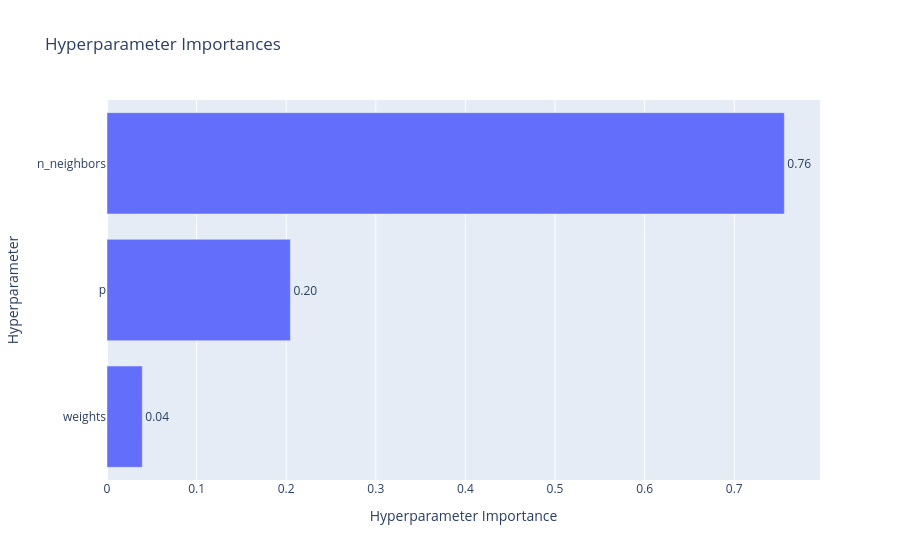
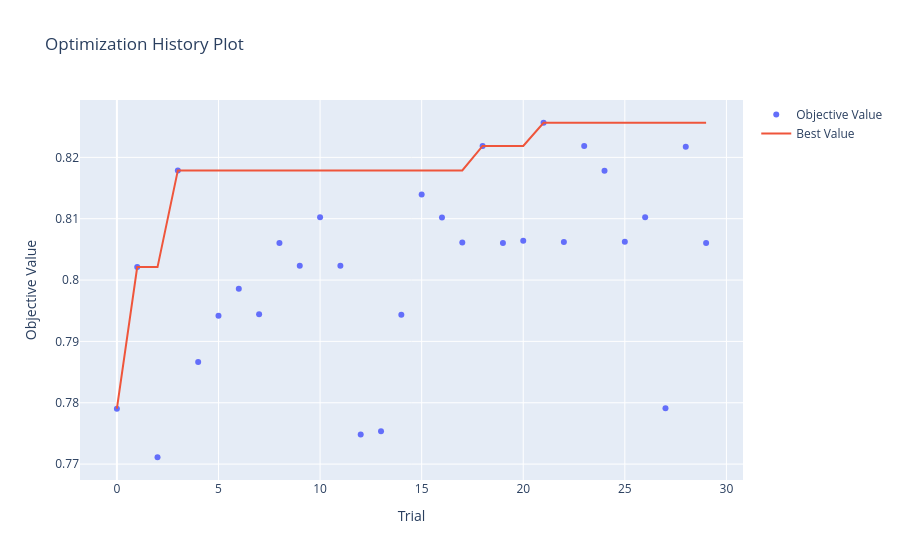

Notebook code for these charts, in order:
### Code cell
fig = optuna.visualization.plot_param_importances(study)
fig.show()

fig = optuna.visualization.plot_optimization_history(study)
fig.show()

### Figure 1 — Plotly figure (JSON) as saved in the notebook; plotly's stock layout.template omitted (floating-point values rounded to 4 significant figures)
{"data": [{"cliponaxis": false, "hovertemplate": ["weights (CategoricalDistribution): 0.03939994239622896<extra></extra>", "p (IntDistribution): 0.20465525846200053<extra></extra>", "n_neighbors (IntDistribution): 0.7559447991417705<extra></extra>"], "name": "Objective Value", "orientation": "h", "text": ["0.04", "0.20", "0.76"], "textposition": "outside", "type": "bar", "x": [0.0394, 0.2047, 0.7559], "y": ["weights", "p", "n_neighbors"]}], "layout": {"title": {"text": "Hyperparameter Importances"}, "xaxis": {"title": {"text": "Hyperparameter Importance"}}, "yaxis": {"title": {"text": "Hyperparameter"}}}}

### Figure 2 — Plotly figure (JSON) as saved in the notebook; plotly's stock layout.template omitted (floating-point values rounded to 4 significant figures)
{"data": [{"mode": "markers", "name": "Objective Value", "type": "scatter", "x": [0, 1, 2, 3, 4, 5, 6, 7, 8, 9, 10, 11, 12, 13, 14, 15, 16, 17, 18, 19, 20, 21, 22, 23, 24, 25, 26, 27, 28, 29], "y": [0.779, 0.8021, 0.7711, 0.8179, 0.7867, 0.7942, 0.7986, 0.7944, 0.806, 0.8023, 0.8103, 0.8023, 0.7748, 0.7753, 0.7943, 0.814, 0.8102, 0.8061, 0.8219, 0.806, 0.8064, 0.8256, 0.8062, 0.8219, 0.8178, 0.8063, 0.8103, 0.7791, 0.8217, 0.806]}, {"mode": "lines", "name": "Best Value", "type": "scatter", "x": [0, 1, 2, 3, 4, 5, 6, 7, 8, 9, 10, 11, 12, 13, 14, 15, 16, 17, 18, 19, 20, 21, 22, 23, 24, 25, 26, 27, 28, 29], "y": [0.779, 0.8021, 0.8021, 0.8179, 0.8179, 0.8179, 0.8179, 0.8179, 0.8179, 0.8179, 0.8179, 0.8179, 0.8179, 0.8179, 0.8179, 0.8179, 0.8179, 0.8179, 0.8219, 0.8219, 0.8219, 0.8256, 0.8256, 0.8256, 0.8256, 0.8256, 0.8256, 0.8256, 0.8256, 0.8256]}, {"marker": {"color": "#cccccc"}, "mode": "markers", "name": "Infeasible Trial", "showlegend": false, "type": "scatter", "x": [], "y": []}], "layout": {"title": {"text": "Optimization History Plot"}, "xaxis": {"title": {"text": "Trial"}}, "yaxis": {"title": {"text": "Objective Value"}}}}
